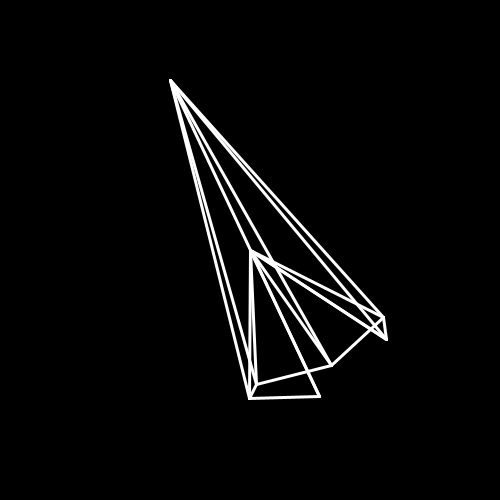
Frame 1 (no input)
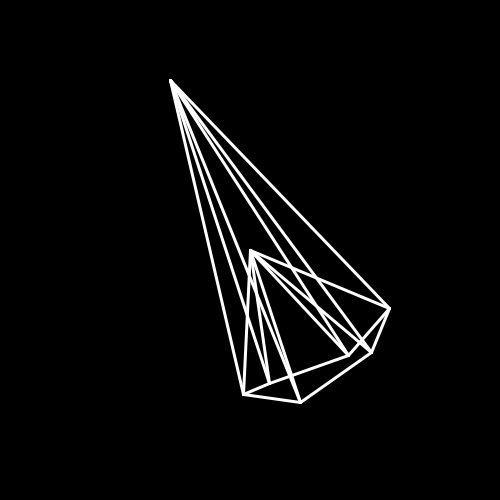
Frame 60 (the mouse pressed at the canvas centre just before this capture)
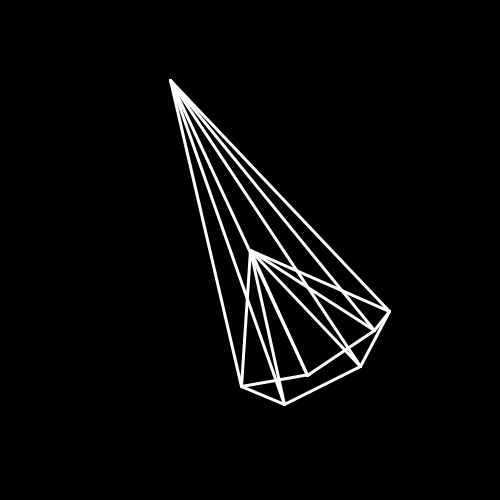
Frame 120 (the mouse held since frame 60 and released just before this capture)

The Processing sketch that drew these frames (run headless with seeded random() and noise(); from frame 60 on, the mouse is pressed at the canvas centre):

// Processing sketch: SpinnyDiamond
// ── SpinnyDiamond.pde
float t = 0;
float theta = 0;
float r = 150;
int amount = 6;

float px, py;

void setup() {
  size(500, 500);

  noFill();
  strokeWeight(3);
  stroke(255);
}

void draw() {
  background(0);

  for (int i = -amount/2; i <= amount/2; i++) {
    theta = 1+PI*sin(t+i/1.0)/5;
    float x = r*cos(theta);
    float y = r*sin(theta)+.2*(x-px);
    if (i != -amount/2) {
      line(width/2, height/2, width/2+x, height/2+y); // base to points
      line(width/2+x, height/2+y, width/2-80, 80); // tip to points
      line(width/2+x, height/2+y, width/2+px, height/2+py); // point to point
      px = x;
      py = y;
    }
  }

  t+=0.03;
}

void keyPressed() {
  if (key == 'P') {
    noLoop();
  }
}
